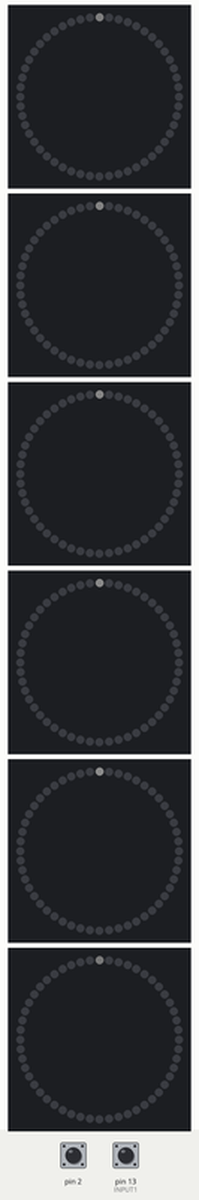
A sketch run on a simulated Arduino Uno, built with avr-gcc and run on an emulated ATmega328P. On the bench: 6 × 52 RGB LEDs in a ring, first at the top, clockwise. Inputs (shaded band) come from the test bench; at power-on: pin 2 LOW, pin 13 (INPUT1) HIGH. Dim RGB values are drawn brighter than linear; random numbers use the default seed unless the sketch sets one.

Above: at 1.2 s.
1.3 s: pin 2 driven HIGH
2.8 s: pin 2 pulsed LOW 2 times (0.12 s each, 0.3 s apart)
5.9 s: pin 2 pulsed LOW 5 times (0.12 s each, 0.3 s apart)
At 13.7 s:
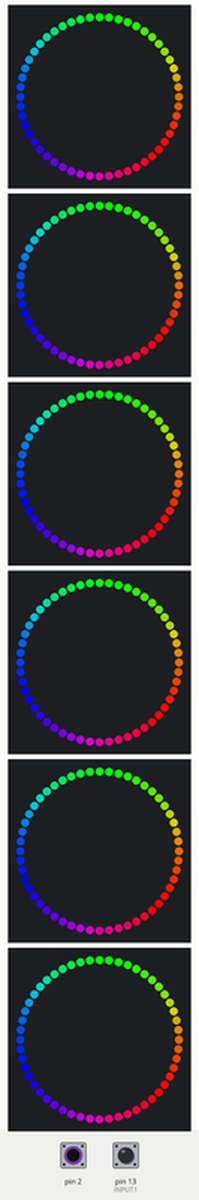
Timing chart, 0 to 15.2 s (numbered marks = the images above; inputs shaded):
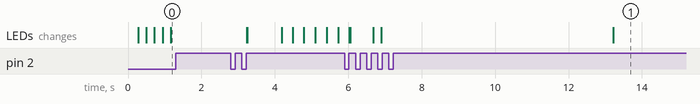

The sketch:

magicstaff.ino
```cpp
#include <Adafruit_NeoPixel.h>

//------------------------------------------------------------
// MagicStaff.ino
//------------------------------------------------------------
// Ths is an Arduino sketch that is used to control a 'magic
// staff' - basically an array of 6 strips of WS2811/WS2812
// strips mounted to a set of tubes and carried around as part
// of a costume.
//
// Full details are on my blog...
// http://planet-geek.com/category/hacks/magicstaff/
//------------------------------------------------------------

#define COUNT 52
#define TAIL 13
#define INPUT1 13
#define INPUT2 12

// Parameter 1 = number of pixels in strip
// Parameter 2 = pin number (most are valid)
// Parameter 3 = pixel type flags, add together as needed:
//   NEO_RGB     Pixels are wired for RGB bitstream
//   NEO_GRB     Pixels are wired for GRB bitstream
//   NEO_KHZ400  400 KHz bitstream (e.g. FLORA pixels)
//   NEO_KHZ800  800 KHz bitstream (e.g. High Density LED strip)
Adafruit_NeoPixel strip0 = Adafruit_NeoPixel(COUNT, 4, NEO_GRB + NEO_KHZ400);
Adafruit_NeoPixel strip1 = Adafruit_NeoPixel(COUNT, 5, NEO_GRB + NEO_KHZ400);
Adafruit_NeoPixel strip2 = Adafruit_NeoPixel(COUNT, 6, NEO_GRB + NEO_KHZ400);
Adafruit_NeoPixel strip3 = Adafruit_NeoPixel(COUNT, 7, NEO_GRB + NEO_KHZ400);
Adafruit_NeoPixel strip4 = Adafruit_NeoPixel(COUNT, 8, NEO_GRB + NEO_KHZ400);
Adafruit_NeoPixel strip5 = Adafruit_NeoPixel(COUNT, 9, NEO_GRB + NEO_KHZ400);

volatile int mode;
volatile int erased=0;
int lastpos = 0;
int ringarray[5] = {0,0,0,0,0} ;
uint32_t ringcolor[5];
int ringdirection[5]= {0,0,0,0,0};

Adafruit_NeoPixel strips[6] = {strip0, strip1, strip2, strip3, strip4, strip5} ;

//------------------------------------------
// Setup - initialize ALL THE THINGS...
//------------------------------------------

void setup() {
  // Initialize the strips...
  for (int i=0; i<6; i++) {
     strips[i].begin();
  }
  randomSeed(analogRead(0));
  pinMode(INPUT1, INPUT);
  pinMode(INPUT2, INPUT);
  digitalWrite(INPUT1, HIGH);       // turn on pullup resistors
  digitalWrite(INPUT2, HIGH);       // turn on pullup resistors
  Serial.begin(9600);
  attachInterrupt(0, userbutton, RISING);
  mode=6;
}

//------------------------------------------
// userbutton - this is an ISR - Interrupt Service Routine - it's called
// whenever someone transitions int.0 RISING (see setup() for the def).  On
// the Uno R3, this must be pin 3.
//------------------------------------------

void userbutton() {
  // This debounce routine snarfed from http://forum.arduino.cc/index.php/topic,45000.0.html
  static unsigned long last_interrupt_time = 0;
  unsigned long interrupt_time = millis();
  // If interrupts come faster than 200ms, assume it's a bounce and ignore
  if (interrupt_time - last_interrupt_time > 200) {
      mode = mode + 1;
      erased=0;
      if ( mode > 6 ) {
        mode = 0;
      }

      // Conditionals based on button input...
      // If button 1 is held down, go right back to idle mode
      // If button 2 is held down, do ${something}
      // If both buttons are held down, do the FLASH animation, then go to the sparkly.
      if (digitalRead(INPUT1) == LOW && digitalRead(INPUT2) == LOW) {
        mode=7;
      } else {
        if (digitalRead(INPUT1) == LOW && digitalRead(INPUT2) == HIGH) {
          mode = 6;
        }
      }
//      Serial.println("Reading values from INPUT1 and INPUT2....");
//      Serial.println(digitalRead(INPUT1));
//      Serial.println(digitalRead(INPUT2));
  }
  last_interrupt_time = interrupt_time;
}

//------------------------------------------
// loop - Main iteration loop.  This should be in the tightest
// execution possible to allow for transitions.
//------------------------------------------

void loop() {
  int wait = 0;
  switch(mode) {
    case 0 :
      for (int i=0; i<6; i++) {
        setRandom(strips[i]);
      }
      break;
    case 1:
      mode = mode + 1;    // Skip over this.
      // brightStrobe();
      break;
    case 2:
      rainbowCycle(0);
      break;
    case 3:
      rings();
      break;
    case 4:
      twister();
      break;
    case 5:
      matrix();
      break;
    case 6:
      idler();
      break;
    case 7:
      flash();
      break;
  }
}

//------------------------------------------

void brightStrobe() {
  int cols[4][3] = { {255,255,255},{255,255,0},{255,0,255},{0,255,255} };
  uint32_t c = 0;
  int p = 0;
  for (int s=0; s<6; s++) {
      p = random(4);
      c = strip1.Color(cols[p][0],cols[p][1],cols[p][2]);
      for (int i=0; i<COUNT; i++) {
        strips[s].setPixelColor(i,c);
      }
      strips[s].show();
      if (mode != 1) {
        return;
      }
  }
  delay(25);
}

//------------------------------------------

void setRandom(Adafruit_NeoPixel s) {
  int cols[3] = {random(128),random(128),random(128)} ;
  cols[random(3)] = 0;
  uint32_t on = strip1.Color(cols[0],cols[1],cols[2]);
  uint32_t off = strip2.Color(0,0,0);
  long randNumber = random(COUNT);
  s.setPixelColor(randNumber,on);
  s.setPixelColor(random(COUNT),off);
  s.setPixelColor(random(COUNT),off);
  s.show();
}

//------------------------------------------

void rings() {

  if (erased==0) {
    erase();
  }

  for (int r=0; r<5; r++) {
    int rpos = ringarray[r];
    if (rpos > 0) {
      for (int s=0; s<6; s++) {
        strips[s].setPixelColor(rpos,ringcolor[r]);
        strips[s].setPixelColor(rpos-1,strip1.Color(0,0,0));
        strips[s].setPixelColor(rpos+1,strip1.Color(0,0,0));
        if (mode != 3) {
          return;
        }
      }
      ringarray[r] = ringarray[r] + ringdirection[r];
      if ((ringarray[r] > COUNT) || (ringarray[r] < 1)) {
        ringarray[r]=0;
        for (int s=0; s<6; s++) {
          strips[s].setPixelColor(1,strip1.Color(0,0,0));
        }
      }
    } else {
      if (random(50) == 1) {
        ringarray[r] = 1;
        int colarray[] = { random(255), random(255), random(255) } ;
        colarray[random(3)] = 0;
        ringcolor[r] = strip1.Color(colarray[0],colarray[1],colarray[2]);
        if (random(2) == 1) {
          ringdirection[r]=-1;
          ringarray[r]=COUNT-1;
        } else {
          ringdirection[r]=1;
        }
      }
    }
  }
  for (int s=0; s<6; s++) {
    strips[s].show();
  }
}

//------------------------------------------

void erase() {
  for (int s=0; s<6; s++) {
    for (int i=1; i<=COUNT; i++) {
      strips[s].setPixelColor(i,strip1.Color(0,0,0));
    }
    strips[s].show();
  }
  erased=1;
}

//------------------------------------------

void idler() {
  if (erased==0) {
    erase();
  }
  // First, come up with the color sweep array
  uint32_t c[6];
  for (int i=1; i<=6; i++) {
    c[i-1] = strip1.Color(i*2,i*2,i*2);
  }

  // Now load that into the strip...
  for (int i=0; i<6; i++) {
    int position = (lastpos + i) % 6;
    strips[position].setPixelColor(0,c[i]);
    strips[position].show();

    if (mode != 6) {
      return;
    }
  }
  delay(200);
  lastpos++;

}


//------------------------------------------

void twister() {
  if (erased==0) {
    erase();
  }

  int s = random(5);
  int p = 0;
  int cols[3] = {random(255),random(255),random(255)} ;
  cols[random(3)] = 0;

  while (p < COUNT + 11) {
    if (mode != 4) {
      return;
    }
    p++;
    if (p <= COUNT) {
      strips[s].setPixelColor(p,cols[0],cols[1],cols[2]);
    }
    s = s + 1;
    if (s > 5) { s = 0; }
    if (p > 10) {
      strips[s].setPixelColor(p - 17,0,0,0);
    }
    strips[s].show();
    delay(10);
  }
  erase();
}

//------------------------------------------

void matrix() {

  if (erased==0) {
    erase();
  }

  int glyph[10] = {0,0,0,0,0,0,0,0,0,0};
  int glyphstrip[10] = {0,0,0,0,0,0,0,0,0,0};

  while (true) {
    for (int i=0; i<10; i++) {
      delay(10);
      if (mode != 5) {
        return;
      }
      if (glyph[i] == 0) {
        // Should we switch this on?
        if (random(40) == 1) {
          glyph[i] = 1;
          glyphstrip[i] = random(6);
        }
      } else {
        // Okay, it's on, turn the glyph point white, draw the trails green back from it.
        boolean trailing = true;
        int startpoint = glyph[i];
        glyph[i] = startpoint + 1;
        strips[glyphstrip[i]].setPixelColor(startpoint,255,255,255);
        int l = 0;
        int tailvalue = 64;
        while (trailing) {
          startpoint = startpoint-1;
          if (startpoint < 0) {
            trailing = false;
          } else {
            tailvalue = tailvalue - (64/ TAIL);
            strips[glyphstrip[i]].setPixelColor(startpoint,0,tailvalue,0);
            l = l + 1;
            if (l == TAIL) {
              trailing = false;
              strips[glyphstrip[i]].setPixelColor(startpoint,0,0,0);
            }
          }
        }
        if (glyph[i] > COUNT + TAIL) {
          glyph[i] = 0;
        }
        strips[glyphstrip[i]].show();
      }
    }
  }
}


//------------------------------------------
void flash() {
  // This simply sets all the LED's bright white, which will be cleared by the random cycle.
  for(int i=0; i< COUNT; i++) {
    for (int s = 0; s< 6; s++) {
      strips[s].setPixelColor(i,255,255,255);
    }
  }

  for (int s=0; s<6; s++) {
    strips[s].show();
  }
  mode = 0;  // Jump to randomize.
}

//------------------------------------------


// Slightly different, this makes the rainbow equally distributed throughout
void rainbowCycle(uint8_t wait) {
  uint16_t i, j, s;

  for(j=0; j<256*5; j=j+7) { // 5 cycles of all colors on wheel
    for(i=0; i< COUNT; i++) {
      for (s=0; s<6; s++) {
        strips[s].setPixelColor(i, Wheel(((i * 256 / strip1.numPixels()) + j) & 255));
        if ( mode != 2) {
          return;
        }
      }
    }
    for (s=0; s<6; s++) {
      strips[s].show();
    }
  }
}

// Input a value 0 to 255 to get a color value.
// The colours are a transition r - g - b - back to r.
uint32_t Wheel(byte WheelPos) {
  if(WheelPos < 85) {
   return strip1.Color(WheelPos * 3, 255 - WheelPos * 3, 0);
  } else if(WheelPos < 170) {
   WheelPos -= 85;
   return strip1.Color(255 - WheelPos * 3, 0, WheelPos * 3);
  } else {
   WheelPos -= 170;
   return strip1.Color(0, WheelPos * 3, 255 - WheelPos * 3);
  }
}
```

Measured:
- after the input at 1.3 s, every drawn part: stays the same
